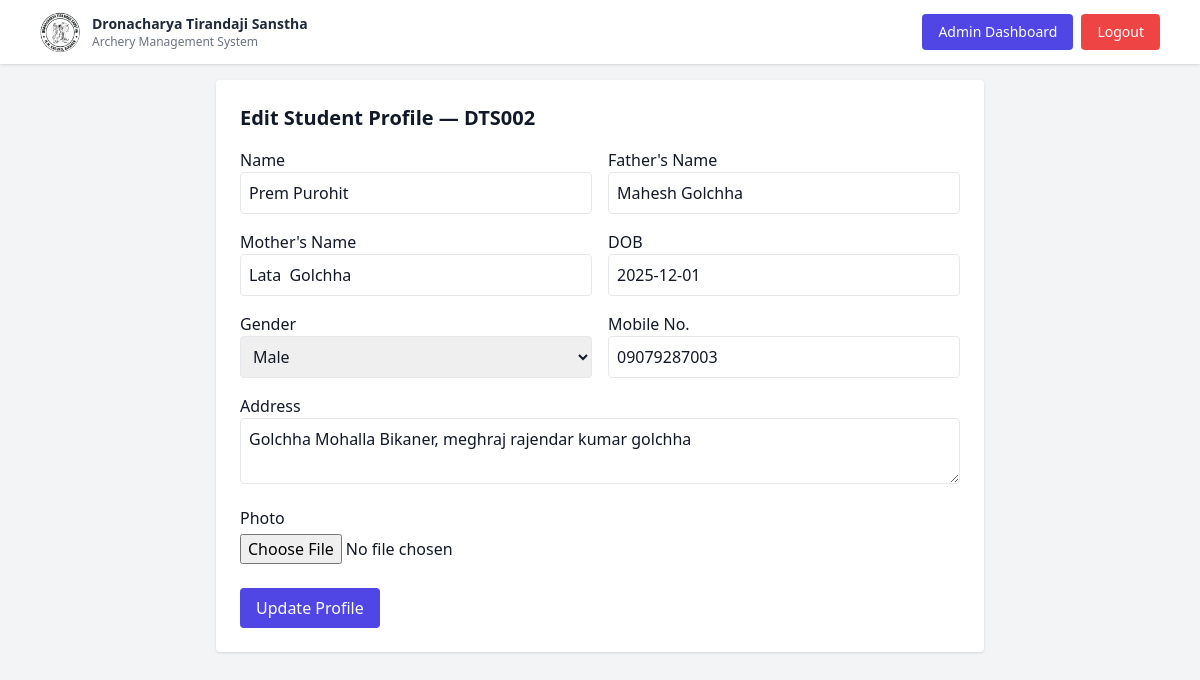
Screenshot of /admin/student/3/edit (signed in) with the database file from the repository.
### models.py (models this page shows)
class StudentProfile(db.Model):
    __tablename__ = 'profiles'
    id = db.Column(db.Integer, primary_key=True)
    user_id = db.Column(db.Integer, db.ForeignKey('users.id'), nullable=False)
    name = db.Column(db.String(200))
    father_name = db.Column(db.String(200))
    mother_name = db.Column(db.String(200))
    dob = db.Column(db.String(20))
    dob_cert_no = db.Column(db.String(100))
    gender = db.Column(db.String(20))
    address = db.Column(db.Text)
    mobile_no = db.Column(db.String(20))
    parent_mobile_no = db.Column(db.String(20))
    aadhar_no = db.Column(db.String(40))
    raa_no = db.Column(db.String(80))
    aai_no = db.Column(db.String(80))
    bow_type = db.Column(db.String(50))
    photo_filename = db.Column(db.String(300))
    age_group = db.Column(db.String(80))
    roll_no = db.Column(db.String(20), unique=True)
    created_at = db.Column(db.DateTime, default=datetime.utcnow)
    user = db.relationship('User', back_populates='profile')

### app.py (the view, shortened to what this page needs)
@app.route('/admin/student/<int:user_id>/edit', methods=['GET', 'POST'])
def admin_edit_student_profile(user_id):
    if not session.get('is_admin'):
        flash('Access denied', 'danger')
        return redirect(url_for('login'))
    user = User.query.get_or_404(user_id)
    profile = StudentProfile.query.filter_by(user_id=user.id).first()
    if not profile:
        flash('Student profile not found', 'danger')
        return redirect(url_for('admin_dashboard'))
    form = StudentProfileForm(obj=profile)  # 👈 AUTO PREFILL
    return render_template(
        'admin_edit_student_profile.html',
        form=form,
        profile=profile,
        user=user
    )

### app.py (called while the page is built)
@app.context_processor
def inject_current_user():
    user = None
    if session.get('user_id'):
        user = User.query.get(session['user_id'])
    return dict(current_user=user)

### templates/admin_edit_student_profile.html (shortened to what this page needs)
{% extends 'base.html' %}
{% block content %}
<div class="bg-white p-6 rounded shadow max-w-3xl mx-auto">
    <h2 class="text-xl font-bold mb-4">
        Edit Student Profile — {{ profile.roll_no }}
    </h2>
    <form method="post" enctype="multipart/form-data">
        <div class="grid grid-cols-1 md:grid-cols-2 gap-4">
            <div>
                {{ form.name.label }} {{ form.name(class="w-full border p-2 rounded") }}
            </div>
            <div>
                {{ form.father_name.label }} {{ form.father_name(class="w-full border p-2 rounded") }}
            </div>
            <div>
                {{ form.mother_name.label }} {{ form.mother_name(class="w-full border p-2 rounded") }}
            </div>
            <div>
                {{ form.dob.label }} {{ form.dob(class="w-full border p-2 rounded") }}
            </div>
            <div>
                {{ form.gender.label }} {{ form.gender(class="w-full border p-2 rounded") }}
            </div>
            <div>
                {{ form.mobile_no.label }} {{ form.mobile_no(class="w-full border p-2 rounded") }}
            </div>
            <div class="md:col-span-2">
                {{ form.address.label }} {{ form.address(class="w-full border p-2 rounded") }}
            </div>
        </div>
        <div class="mt-4">
            {{ form.photo.label }}
            {{ form.photo(class="block mt-1") }}
        </div>
        <button class="mt-6 bg-indigo-600 text-white px-4 py-2 rounded">
            Update Profile
        </button>
    </form>
</div>
{% endblock %}

### rows the page displays
StudentProfile: roll_no "DTS002", name "Prem Purohit", father_name "Mahesh Golchha", mother_name "Lata Golchha", dob "2025-12-01", gender "Male", mobile_no "09079287003", address "Golchha Mohalla Bikaner, meghraj rajendar kumar golchha"
